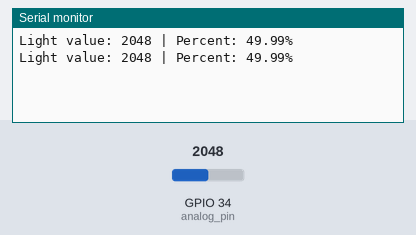
The sketch below on a simulated ESP32. Parts: the last lines printed to the serial monitor. Inputs (shaded band) come from the test bench; at power-on: GPIO 34 (analog_pin) = 2048.

Above: at 1.8 s.
1.9 s: GPIO 34 (analog_pin) set to 2866
At 2.3 s:
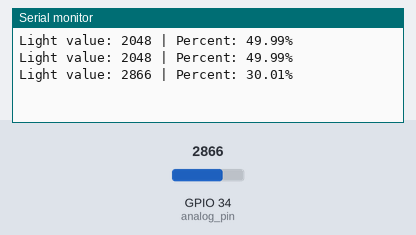
3.4 s: GPIO 34 (analog_pin) set to 3603
At 4.8 s:
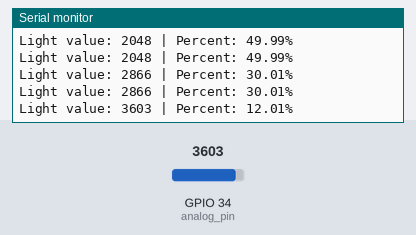
Timing chart, 0 to 6.4 s (numbered marks = the images above; inputs shaded):
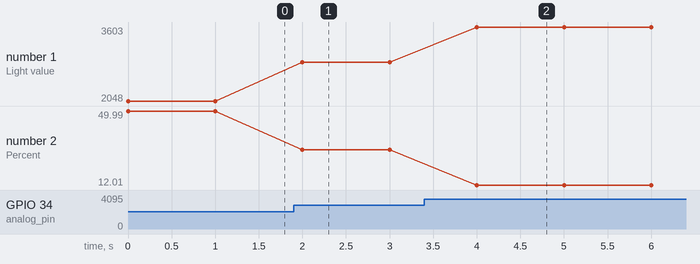

The sketch:

AnalogRead.ino
```cpp
#define analog_pin 34

void setup() {
  Serial.begin(115200);
  pinMode(analog_pin, INPUT);
}

void loop() {
  int lightvalue = analogRead(analog_pin);
  float light_percent = (1 - (lightvalue / 4095.0)) * 100;


  Serial.print("Light value: ");
  Serial.print(lightvalue);
  Serial.print(" | Percent: ");
  Serial.print(light_percent);
  Serial.println("%");

  delay(1000);
}
```

Measured:
- after the input at 1.9 s, the serial monitor: prints a new line after 0.10 s (image 1)
- after the input at 3.4 s, the serial monitor: prints a new line after 0.60 s (image 2)
- plotted number 1: 2048 → 2866 after the input at 1.9 s, 2866 → 3603 after the input at 3.4 s
- plotted number 2: 49.99 → 30.01 after the input at 1.9 s, 30.01 → 12.01 after the input at 3.4 s
